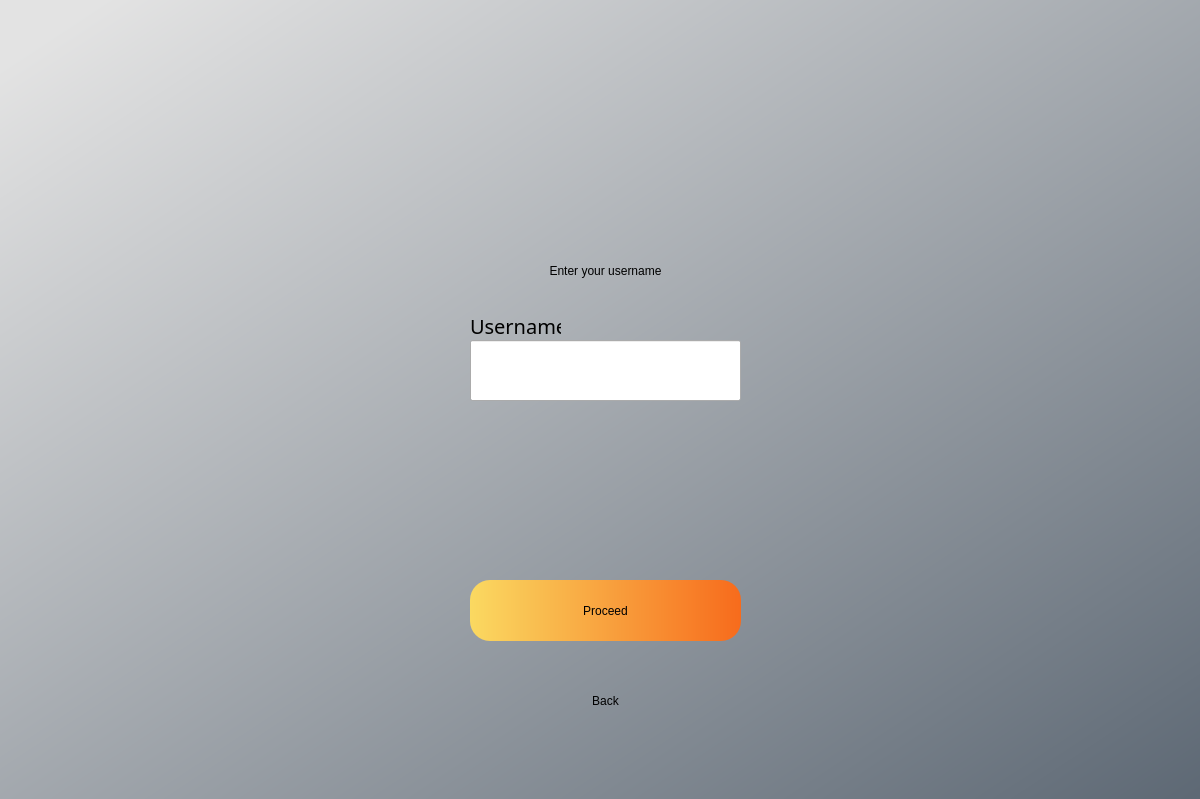
<?xml version="1.0" encoding="UTF-8"?>
<ui version="4.0">
 <class>MainWindow</class>
 <widget class="QMainWindow" name="MainWindow">
  <property name="geometry">
   <rect>
    <x>0</x>
    <y>0</y>
    <width>1200</width>
    <height>799</height>
   </rect>
  </property>
  <property name="windowTitle">
   <string>MainWindow</string>
  </property>
  <widget class="QWidget" name="centralwidget">
   <widget class="QWidget" name="bgwidget" native="true">
    <property name="geometry">
     <rect>
      <x>0</x>
      <y>0</y>
      <width>1200</width>
      <height>800</height>
     </rect>
    </property>
    <property name="styleSheet">
     <string notr="true">QWidget#bgwidget{
background-color: qlineargradient(spread:pad, x1:0.045, y1:0.0397727, x2:1, y2:1, stop:0 rgba(227, 227, 227, 255), stop:1 rgba(93, 104, 116, 255));}</string>
    </property>
    <widget class="QPushButton" name="proceedButton">
     <property name="geometry">
      <rect>
       <x>470</x>
       <y>580</y>
       <width>271</width>
       <height>61</height>
      </rect>
     </property>
     <property name="styleSheet">
      <string notr="true">QPushButton#proceedButton {
    border-radius: 20px;
    background-color: qlineargradient(spread:pad, x1:0, y1:0, x2:1, y2:0, stop:0 rgba(250, 217, 97, 255), stop:1 rgba(247, 107, 28, 255));
    font: 75 17pt &quot;Berlin Sans FB&quot;;
}

QPushButton#proceedButton:hover {

	background-color: qlineargradient(spread:pad, x1:0, y1:0, x2:1, y2:0, stop:0 	 		rgba(176, 149, 53, 255), stop:1 rgba(173, 74, 0, 255));
}
</string>
     </property>
     <property name="text">
      <string>Proceed</string>
     </property>
    </widget>
    <widget class="QLineEdit" name="usernameTxtInput">
     <property name="geometry">
      <rect>
       <x>470</x>
       <y>340</y>
       <width>271</width>
       <height>61</height>
      </rect>
     </property>
     <property name="font">
      <font>
       <pointsize>14</pointsize>
      </font>
     </property>
     <property name="placeholderText">
      <string/>
     </property>
    </widget>
    <widget class="QLabel" name="label_4">
     <property name="geometry">
      <rect>
       <x>440</x>
       <y>240</y>
       <width>331</width>
       <height>61</height>
      </rect>
     </property>
     <property name="styleSheet">
      <string notr="true">font: 75 20pt &quot;Berlin Sans FB&quot;; color: rgb(0, 0, 0)</string>
     </property>
     <property name="text">
      <string>Enter your username</string>
     </property>
     <property name="alignment">
      <set>Qt::AlignCenter</set>
     </property>
    </widget>
    <widget class="QLabel" name="label_6">
     <property name="geometry">
      <rect>
       <x>470</x>
       <y>310</y>
       <width>91</width>
       <height>31</height>
      </rect>
     </property>
     <property name="font">
      <font>
       <family>Berlin Sans FB</family>
       <pointsize>15</pointsize>
       <weight>9</weight>
       <italic>false</italic>
       <bold>false</bold>
      </font>
     </property>
     <property name="styleSheet">
      <string notr="true">font: 75 15pt &quot;Berlin Sans FB&quot;; color: rgb(0, 0, 0)</string>
     </property>
     <property name="text">
      <string>Username</string>
     </property>
     <property name="alignment">
      <set>Qt::AlignLeading|Qt::AlignLeft|Qt::AlignVCenter</set>
     </property>
    </widget>
    <widget class="QPushButton" name="backButton">
     <property name="geometry">
      <rect>
       <x>470</x>
       <y>670</y>
       <width>271</width>
       <height>61</height>
      </rect>
     </property>
     <property name="styleSheet">
      <string notr="true">QPushButton#backButton{
	border-radius: 20px;
	background-color: qlineargradient(spread:pad, x1:0, y1:0, x2:1, y2:0, stop:0 			rgba(250, 217, 97, 255), stop:1 rgba(247, 107, 28, 255));
	font: 75 17pt &quot;Berlin Sans FB&quot;;
} 

QPushButton#backButton:hover {

	background-color: qlineargradient(spread:pad, x1:0, y1:0, x2:1, y2:0, stop:0 rgba(176, 149, 53, 255), stop:1 rgba(173, 74, 0, 255));
}</string>
     </property>
     <property name="text">
      <string>Back</string>
     </property>
    </widget>
    <widget class="QLabel" name="errorLabel">
     <property name="geometry">
      <rect>
       <x>460</x>
       <y>530</y>
       <width>301</width>
       <height>21</height>
      </rect>
     </property>
     <property name="styleSheet">
      <string notr="true">font: 12pt &quot;MS Shell Dlg 2&quot;; color:red;</string>
     </property>
     <property name="text">
      <string/>
     </property>
     <property name="alignment">
      <set>Qt::AlignCenter</set>
     </property>
    </widget>
    <widget class="QWidget" name="bgwidget_2" native="true">
     <property name="geometry">
      <rect>
       <x>1180</x>
       <y>90</y>
       <width>1200</width>
       <height>800</height>
      </rect>
     </property>
     <property name="styleSheet">
      <string notr="true">QWidget#bgwidget{
background-color: qlineargradient(spread:pad, x1:0.045, y1:0.0397727, x2:1, y2:1, stop:0 rgba(227, 227, 227, 255), stop:1 rgba(93, 104, 116, 255));}</string>
     </property>
     <widget class="QLabel" name="label_3">
      <property name="geometry">
       <rect>
        <x>520</x>
        <y>10</y>
        <width>162</width>
        <height>66</height>
       </rect>
      </property>
      <property name="layoutDirection">
       <enum>Qt::LeftToRight</enum>
      </property>
      <property name="styleSheet">
       <string notr="true">font: 75 45pt &quot;Berlin Sans FB&quot;;
</string>
      </property>
      <property name="text">
       <string>Sign in</string>
      </property>
      <property name="alignment">
       <set>Qt::AlignCenter</set>
      </property>
     </widget>
     <widget class="QPushButton" name="signInButton_2">
      <property name="geometry">
       <rect>
        <x>470</x>
        <y>580</y>
        <width>271</width>
        <height>61</height>
       </rect>
      </property>
      <property name="styleSheet">
       <string notr="true">QPushButton#signInButton {
    border-radius: 20px;
    background-color: qlineargradient(spread:pad, x1:0, y1:0, x2:1, y2:0, stop:0 rgba(250, 217, 97, 255), stop:1 rgba(247, 107, 28, 255));
    font: 75 17pt &quot;Berlin Sans FB&quot;;
}

QPushButton#signInButton:hover {

	background-color: qlineargradient(spread:pad, x1:0, y1:0, x2:1, y2:0, stop:0 	 		rgba(176, 149, 53, 255), stop:1 rgba(173, 74, 0, 255));
}
</string>
      </property>
      <property name="text">
       <string>Sign In</string>
      </property>
     </widget>
     <widget class="QLabel" name="label_8">
      <property name="geometry">
       <rect>
        <x>540</x>
        <y>90</y>
        <width>131</width>
        <height>151</height>
       </rect>
      </property>
      <property name="text">
       <string/>
      </property>
      <property name="pixmap">
       <pixmap>Sprites/icon_app/icon_app_27.png</pixmap>
      </property>
     </widget>
     <widget class="QLineEdit" name="passwordTxtInput_2">
      <property name="geometry">
       <rect>
        <x>470</x>
        <y>450</y>
        <width>271</width>
        <height>61</height>
       </rect>
      </property>
      <property name="font">
       <font>
        <pointsize>14</pointsize>
       </font>
      </property>
      <property name="placeholderText">
       <string/>
      </property>
     </widget>
     <widget class="QLineEdit" name="usernameTxtInput_2">
      <property name="geometry">
       <rect>
        <x>470</x>
        <y>340</y>
        <width>271</width>
        <height>61</height>
       </rect>
      </property>
      <property name="font">
       <font>
        <pointsize>14</pointsize>
       </font>
      </property>
      <property name="placeholderText">
       <string/>
      </property>
     </widget>
     <widget class="QLabel" name="label_9">
      <property name="geometry">
       <rect>
        <x>440</x>
        <y>240</y>
        <width>331</width>
        <height>61</height>
       </rect>
      </property>
      <property name="styleSheet">
       <string notr="true">font: 75 20pt &quot;Berlin Sans FB&quot;; color: rgb(0, 0, 0)</string>
      </property>
      <property name="text">
       <string>Sign in to an existing account</string>
      </property>
      <property name="alignment">
       <set>Qt::AlignCenter</set>
      </property>
     </widget>
     <widget class="QLabel" name="label_10">
      <property name="geometry">
       <rect>
        <x>440</x>
        <y>740</y>
        <width>331</width>
        <height>61</height>
       </rect>
      </property>
      <property name="font">
       <font>
        <family>Berlin Sans FB</family>
        <pointsize>18</pointsize>
        <weight>9</weight>
        <italic>false</italic>
        <bold>false</bold>
       </font>
      </property>
      <property name="styleSheet">
       <string notr="true">font: 75 18pt &quot;Berlin Sans FB&quot;; color: rgb(0, 0, 0)</string>
      </property>
      <property name="text">
       <string>Forgot Username / Password?</string>
      </property>
      <property name="alignment">
       <set>Qt::AlignCenter</set>
      </property>
     </widget>
     <widget class="QLabel" name="label_11">
      <property name="geometry">
       <rect>
        <x>470</x>
        <y>310</y>
        <width>91</width>
        <height>31</height>
       </rect>
      </property>
      <property name="font">
       <font>
        <family>Berlin Sans FB</family>
        <pointsize>15</pointsize>
        <weight>9</weight>
        <italic>false</italic>
        <bold>false</bold>
       </font>
      </property>
      <property name="styleSheet">
       <string notr="true">font: 75 15pt &quot;Berlin Sans FB&quot;; color: rgb(0, 0, 0)</string>
      </property>
      <property name="text">
       <string>Username</string>
      </property>
      <property name="alignment">
       <set>Qt::AlignCenter</set>
      </property>
     </widget>
     <widget class="QLabel" name="label_12">
      <property name="geometry">
       <rect>
        <x>470</x>
        <y>420</y>
        <width>91</width>
        <height>31</height>
       </rect>
      </property>
      <property name="styleSheet">
       <string notr="true">font: 75 15pt &quot;Berlin Sans FB&quot;; color: rgb(0, 0, 0)</string>
      </property>
      <property name="text">
       <string>Password</string>
      </property>
      <property name="alignment">
       <set>Qt::AlignCenter</set>
      </property>
     </widget>
     <widget class="QPushButton" name="backButton_2">
      <property name="geometry">
       <rect>
        <x>470</x>
        <y>670</y>
        <width>271</width>
        <height>61</height>
       </rect>
      </property>
      <property name="styleSheet">
       <string notr="true">QPushButton#backButton{
	border-radius: 20px;
	background-color: qlineargradient(spread:pad, x1:0, y1:0, x2:1, y2:0, stop:0 			rgba(250, 217, 97, 255), stop:1 rgba(247, 107, 28, 255));
	font: 75 17pt &quot;Berlin Sans FB&quot;;
} 

QPushButton#backButton:hover {

	background-color: qlineargradient(spread:pad, x1:0, y1:0, x2:1, y2:0, stop:0 rgba(176, 149, 53, 255), stop:1 rgba(173, 74, 0, 255));
}</string>
      </property>
      <property name="text">
       <string>Back</string>
      </property>
     </widget>
     <widget class="QLabel" name="errorLabel_2">
      <property name="geometry">
       <rect>
        <x>460</x>
        <y>530</y>
        <width>301</width>
        <height>21</height>
       </rect>
      </property>
      <property name="styleSheet">
       <string notr="true">font: 12pt &quot;MS Shell Dlg 2&quot;; color:red;</string>
      </property>
      <property name="text">
       <string/>
      </property>
      <property name="alignment">
       <set>Qt::AlignCenter</set>
      </property>
     </widget>
    </widget>
    <widget class="QLabel" name="label_2">
     <property name="geometry">
      <rect>
       <x>480</x>
       <y>40</y>
       <width>241</width>
       <height>181</height>
      </rect>
     </property>
     <property name="text">
      <string/>
     </property>
     <property name="pixmap">
      <pixmap>Sprites/icons/user (6).png</pixmap>
     </property>
    </widget>
   </widget>
  </widget>
 </widget>
 <resources/>
 <connections/>
</ui>
